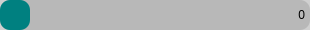
   <widget class="QFrame" name="pcidfrme">
    <property name="geometry">
     <rect>
      <x>5</x>
      <y>35</y>
      <width>310</width>
      <height>30</height>
     </rect>
    </property>
    <property name="sizePolicy">
     <sizepolicy hsizetype="Fixed" vsizetype="Fixed">
      <horstretch>0</horstretch>
      <verstretch>0</verstretch>
     </sizepolicy>
    </property>
    <property name="minimumSize">
     <size>
      <width>310</width>
      <height>30</height>
     </size>
    </property>
    <property name="maximumSize">
     <size>
      <width>310</width>
      <height>30</height>
     </size>
    </property>
    <property name="styleSheet">
     <string notr="true">background-color: rgba(160, 160, 160, 0.5); border: none; border-radius: 10px;</string>
    </property>
    <property name="frameShape">
     <enum>QFrame::StyledPanel</enum>
    </property>
    <property name="frameShadow">
     <enum>QFrame::Raised</enum>
    </property>
    <widget class="QPushButton" name="pcidbutn">
     <property name="enabled">
      <bool>false</bool>
     </property>
     <property name="geometry">
      <rect>
       <x>0</x>
       <y>0</y>
       <width>30</width>
       <height>30</height>
      </rect>
     </property>
     <property name="sizePolicy">
      <sizepolicy hsizetype="Fixed" vsizetype="Fixed">
       <horstretch>0</horstretch>
       <verstretch>0</verstretch>
      </sizepolicy>
     </property>
     <property name="minimumSize">
      <size>
       <width>30</width>
       <height>30</height>
      </size>
     </property>
     <property name="maximumSize">
      <size>
       <width>30</width>
       <height>30</height>
      </size>
     </property>
     <property name="styleSheet">
      <string notr="true">background-color: #008080;</string>
     </property>
     <property name="text">
      <string/>
     </property>
    </widget>
    <widget class="QLabel" name="pcidicon">
     <property name="geometry">
      <rect>
       <x>5</x>
       <y>5</y>
       <width>20</width>
       <height>20</height>
      </rect>
     </property>
     <property name="sizePolicy">
      <sizepolicy hsizetype="Fixed" vsizetype="Fixed">
       <horstretch>0</horstretch>
       <verstretch>0</verstretch>
      </sizepolicy>
     </property>
     <property name="minimumSize">
      <size>
       <width>20</width>
       <height>20</height>
      </size>
     </property>
     <property name="maximumSize">
      <size>
       <width>20</width>
       <height>16777215</height>
      </size>
     </property>
     <property name="styleSheet">
      <string notr="true">background-color: rgba(0,0,0,0);</string>
     </property>
     <property name="text">
      <string/>
     </property>
     <property name="pixmap">
      <pixmap resource="procwind.qrc">:/procwind/images/tack.png</pixmap>
     </property>
     <property name="scaledContents">
      <bool>true</bool>
     </property>
     <property name="alignment">
      <set>Qt::AlignCenter</set>
     </property>
    </widget>
    <widget class="QLabel" name="pcidtext">
     <property name="geometry">
      <rect>
       <x>35</x>
       <y>5</y>
       <width>270</width>
       <height>20</height>
      </rect>
     </property>
     <property name="sizePolicy">
      <sizepolicy hsizetype="Fixed" vsizetype="Fixed">
       <horstretch>0</horstretch>
       <verstretch>0</verstretch>
      </sizepolicy>
     </property>
     <property name="minimumSize">
      <size>
       <width>270</width>
       <height>20</height>
      </size>
     </property>
     <property name="maximumSize">
      <size>
       <width>27</width>
       <height>20</height>
      </size>
     </property>
     <property name="styleSheet">
      <string notr="true">font: 15pt &quot;JetBrains Mono&quot;; background-color: rgba(0, 0, 0, 0);</string>
     </property>
     <property name="text">
      <string>0</string>
     </property>
     <property name="alignment">
      <set>Qt::AlignRight|Qt::AlignTrailing|Qt::AlignVCenter</set>
     </property>
    </widget>
   </widget>
